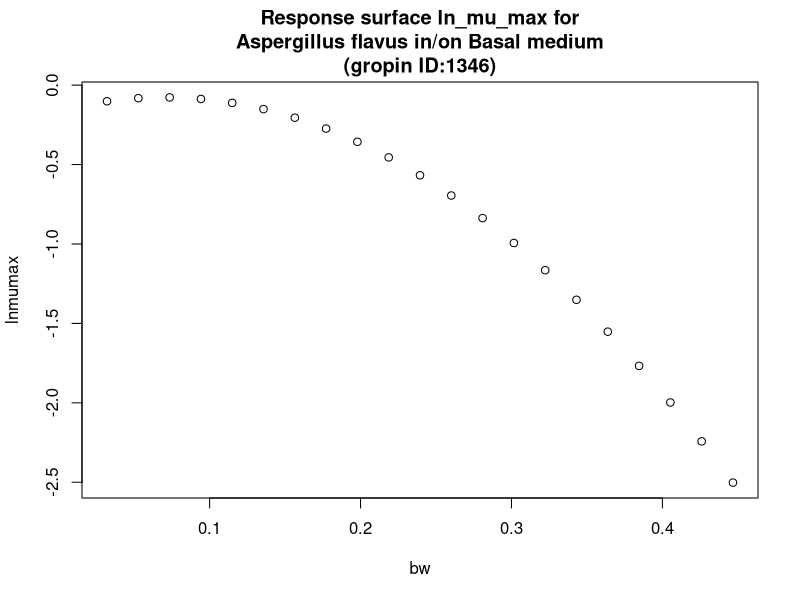

The R script that drew this image:
#############################
# start of Parameter script
#############################
bw <- seq(0.032032,0.446753246753247,length.out=21)
#############################
# end of Parameter script
#############################
############################# 
# start of Model script Gropin ID 1346 
#############################
 
# constant coefficients for this model
 
variables <- data.frame(bw)
argumentsPar <- unique.data.frame(expand.grid(variables))
 
# heart of the model
response_surface <- function(bw) {
   mumax <-(-0.1605+2.389*bw-17.08*bw^2)

	return(mumax=mumax)
} 

# output parameters
responseSurface <- cbind(argumentsPar,response_surface(argumentsPar['bw']))
colnames(responseSurface) <- c(colnames(argumentsPar),'lnmumax')
#############################
# End of Model script
#############################
############################# 
# start of Visualisation script Gropin ID 1346 
#############################
titleText <-'Response surface ln_mu_max for
Aspergillus flavus in/on Basal medium
(gropin ID:1346)'
plot(bw,responseSurface$'lnmumax',xlab='bw',
                          ylab='lnmumax',main=titleText)
#############################
# End of Visualisation script
#############################
